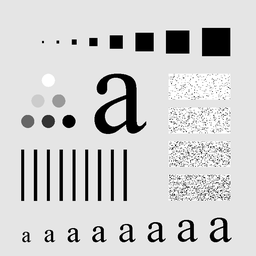
#> input picture lab-20250428T074251Z-001/lab/Characters Test Pattern 688x688.tif, 256 x 256 px, shrunk from 688 x 688 before the run
$ python 3a.py
#> lines starting #> are read from the running program, lines starting #| are printed output that depends on the picture
#> further down, character_image is the input picture: shape (256, 256); min 0, max 255, mean 207.3
#Task 3 - Spatial Domain Smoothing Filters

#Task 3(a): Take grayscale image of size 512x512,
#apply average & median spatial filters with 5x5 mask
#& observe their performance for noise suppression in term of PSNR
#Importing the Libraries
import cv2
import numpy as np
import matplotlib.pyplot as plt
#Function: output_image = cv2.blur(input_image, (kernel_size, kernel_size))
def average_filter(image, mask_size):
    filtered_image = image.copy()
    height, width = filtered_image.shape
    offset, weight = mask_size // 2, mask_size * mask_size

    for r in range(height):
        for c in range(width):
            filtered_image[r, c] = 0;
            for x in range(-offset, offset + 1):
                for y in range(-offset, offset + 1):
                    if (r + x >= 0 and r + x < height and c + y >= 0 and c + y < width):
                        filtered_image[r, c] += (image[r + x, c + y] / weight)

    return np.uint8(filtered_image)
#Function for Median Spatial Filter
#Function: output_image = cv2.medianBlur(input_image, kernel_size)
def median_filter(image, mask_size):
    filtered_image = image.copy()
    height, width = filtered_image.shape
    offset = mask_size // 2

    for r in range(height):
        for c in range(width):
            pixels = []
            for x in range(-offset, offset + 1):
                for y in range(-offset, offset + 1):
                    if (r + x >= 0 and r + x < height and c + y >= 0 and c + y < width):
                        pixels.append(image[r + x, c + y])
            filtered_image[r, c] = sorted(pixels)[len(pixels) // 2]

    return np.uint8(filtered_image)
#Function for adding Salt & Pepper Noise
def add_salt_pepper_noise(image, percent):
#> called with percent = 15
    noisy_image = image.copy()
    noise_amount = (image.shape[0] * image.shape[1]) * (percent / 100)
#> noise_amount = 9830.4

    for k in range(int(noise_amount)):
        index = []
        for x in range(1, 5):
            index.append(np.random.randint(0, image.shape[0]))
        noisy_image[index[0], index[1]], noisy_image[index[2], index[3]] = 0, 255
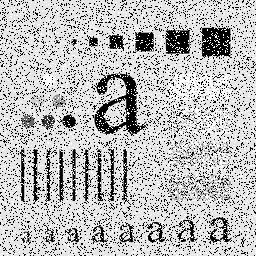
#> noisy_image: shape (256, 256); min 0, max 255, mean 186.8

    return noisy_image
#Function for calculating PSNR (Peak Signal to Noise Ratio)
#Function: psnr = cv2.PSNR(image1, image2)
def compute_psnr(image1, image2):
    image1, image2 = np.float64(image1), np.float64(image2)
    mse = np.mean((image1 - image2) ** 2)
#> mse = 7019.1
    if mse == 0:
        return float('inf')
    psnr = 20 * np.log10(255.0) - 10 * np.log10(mse)
#> psnr = 9.67

    return round(psnr, 2)
#Loading the Image
character_image = cv2.imread("./Characters Test Pattern 688x688.tif", 0)
plt.imshow(character_image, cmap = "gray")
plt.title("Original Image")
plt.show()

#Adding Salt & Pepper Noise to the Image
noisy_character_image = add_salt_pepper_noise(character_image, 15)
plt.imshow(noisy_character_image, cmap = "gray")
plt.title("The Noisy Image")
plt.show()
psnr = compute_psnr(character_image, noisy_character_image)
#> psnr = 9.67
print(f"PSNR = {psnr}")
#| PSNR = 9.67

#PSNR = 9.58
#Applying Average Spatial Filter
mask_size = 3
avg_character_image = average_filter(noisy_character_image, mask_size)
#> after the loop in average_filter, `for r in range(height):`:
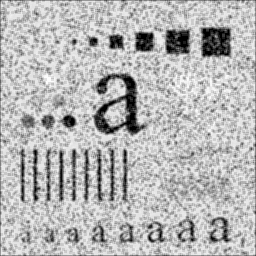
#> filtered_image: shape (256, 256); min 0, max 252, mean 182.6
plt.imshow(avg_character_image, cmap = "gray")
plt.title("Average Filtered Image")
plt.show()
psnr = compute_psnr(avg_character_image, character_image)
#> psnr = 14.9
print(f"PSNR = {psnr}")
#| PSNR = 14.9

#PSNR = 14.51
#Applying Median Spatial Filter
mask_size = 3
median_character_image = median_filter(noisy_character_image, mask_size)
#> after the loop in median_filter, `for r in range(height):`:
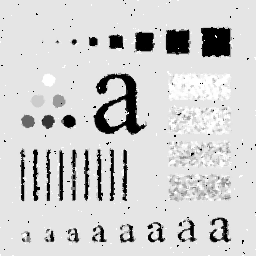
#> filtered_image: shape (256, 256); min 0, max 255, mean 207.7
plt.imshow(avg_character_image, cmap = "gray")
plt.title("Median Filtered Image")
plt.show()
psnr = compute_psnr(median_character_image, character_image)
#> psnr = 19.73
print(f"PSNR = {psnr}")
#| PSNR = 19.73

#PSNR = 17.82
#Loading the Noisy Image
noisy_pcb_image = cv2.imread("./Noisy PCB 455x440.tif", 0)
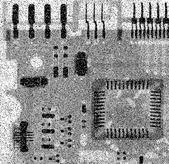
#> input picture lab-20250428T074251Z-001/lab/Noisy PCB 455x440.tif, 169 x 164 px, shrunk from 455 x 440 before the run
#> noisy_pcb_image is the input picture: shape (164, 169); min 0, max 255, mean 144.3
plt.imshow(noisy_pcb_image, cmap = "gray")
plt.title("The Noisy Image")
plt.show()

#Applying Average Spatial Filter
mask_size = 5
avg_noisy_pcb_image = average_filter(noisy_pcb_image, mask_size)
#> call 2 of average_filter, with mask_size = 5
#> after the loop in average_filter (call 2), `for r in range(height):`:
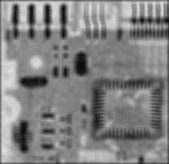
#> filtered_image: shape (164, 169); min 7, max 225, mean 129.9
plt.imshow(avg_noisy_pcb_image, cmap = "gray")
plt.title("Average Filtered Image")
plt.show()

#Applying Median Spatial Filter
mask_size = 5
median_noisy_pcb_image = median_filter(noisy_pcb_image, mask_size)
#> call 2 of median_filter, with mask_size = 5
#> after the loop in median_filter (call 2), `for r in range(height):`:
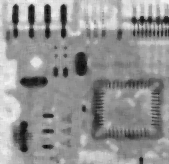
#> filtered_image: shape (164, 169); min 8, max 244, mean 146.8
plt.imshow(median_noisy_pcb_image, cmap = "gray")
plt.title("Median Filtered Image")
plt.show()
